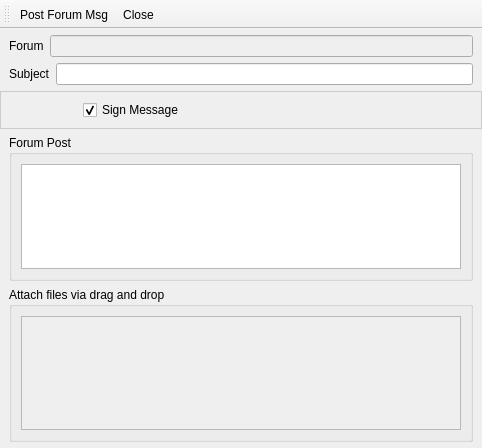
<?xml version="1.0" encoding="UTF-8"?>
<ui version="4.0">
 <class>CreateForumV2Msg</class>
 <widget class="QMainWindow" name="CreateForumV2Msg">
  <property name="geometry">
   <rect>
    <x>0</x>
    <y>0</y>
    <width>482</width>
    <height>448</height>
   </rect>
  </property>
  <property name="windowTitle">
   <string>Post Forum Message</string>
  </property>
  <property name="windowIcon">
   <iconset resource="../images.qrc">
    <normaloff>:/images/rstray3.png</normaloff>:/images/rstray3.png</iconset>
  </property>
  <property name="styleSheet">
   <string notr="true">QToolBar#toolBar{background-image: url(:/images/connect/connectFriendBanner.png)}</string>
  </property>
  <property name="toolButtonStyle">
   <enum>Qt::ToolButtonTextUnderIcon</enum>
  </property>
  <widget class="QWidget" name="centralwidget">
   <layout class="QGridLayout" name="gridLayout_5">
    <property name="margin">
     <number>0</number>
    </property>
    <property name="spacing">
     <number>0</number>
    </property>
    <item row="0" column="0">
     <layout class="QGridLayout" name="gridLayout_4">
      <item row="0" column="0">
       <widget class="QFrame" name="frame_4">
        <property name="frameShape">
         <enum>QFrame::NoFrame</enum>
        </property>
        <property name="frameShadow">
         <enum>QFrame::Raised</enum>
        </property>
        <layout class="QGridLayout" name="gridLayout_3">
         <property name="topMargin">
          <number>6</number>
         </property>
         <property name="bottomMargin">
          <number>6</number>
         </property>
         <item row="0" column="0">
          <layout class="QHBoxLayout">
           <item>
            <widget class="QLabel" name="label_2">
             <property name="text">
              <string>Forum</string>
             </property>
            </widget>
           </item>
           <item>
            <widget class="QLineEdit" name="forumName">
             <property name="enabled">
              <bool>false</bool>
             </property>
            </widget>
           </item>
          </layout>
         </item>
         <item row="1" column="0">
          <layout class="QHBoxLayout">
           <item>
            <widget class="QLabel" name="label">
             <property name="text">
              <string>Subject</string>
             </property>
            </widget>
           </item>
           <item>
            <widget class="QLineEdit" name="forumSubject"/>
           </item>
          </layout>
         </item>
        </layout>
       </widget>
      </item>
      <item row="1" column="0">
       <widget class="QFrame" name="frame_2">
        <property name="maximumSize">
         <size>
          <width>16777215</width>
          <height>38</height>
         </size>
        </property>
        <property name="styleSheet">
         <string notr="true">QFrame#frame_2{ 
background-color: qlineargradient(x1:0, y1:0, x2:0, y2:1,
stop:0 #FEFEFE, stop:1 #E8E8E8);

border: 1px solid #CCCCCC;}</string>
        </property>
        <property name="frameShadow">
         <enum>QFrame::Raised</enum>
        </property>
        <layout class="QHBoxLayout">
         <property name="margin">
          <number>6</number>
         </property>
         <item>
          <widget class="QToolButton" name="attachFileButton">
           <property name="focusPolicy">
            <enum>Qt::NoFocus</enum>
           </property>
           <property name="toolTip">
            <string>Attach File</string>
           </property>
           <property name="text">
            <string/>
           </property>
           <property name="icon">
            <iconset resource="../images.qrc">
             <normaloff>:/images/add-share24.png</normaloff>:/images/add-share24.png</iconset>
           </property>
           <property name="iconSize">
            <size>
             <width>24</width>
             <height>24</height>
            </size>
           </property>
           <property name="autoRaise">
            <bool>true</bool>
           </property>
          </widget>
         </item>
         <item>
          <widget class="QToolButton" name="emoticonButton">
           <property name="focusPolicy">
            <enum>Qt::NoFocus</enum>
           </property>
           <property name="text">
            <string/>
           </property>
           <property name="icon">
            <iconset resource="../images.qrc">
             <normaloff>:/images/emoticons/kopete/kopete020.png</normaloff>:/images/emoticons/kopete/kopete020.png</iconset>
           </property>
           <property name="iconSize">
            <size>
             <width>24</width>
             <height>24</height>
            </size>
           </property>
           <property name="autoRaise">
            <bool>true</bool>
           </property>
          </widget>
         </item>
         <item>
          <widget class="QCheckBox" name="signBox">
           <property name="focusPolicy">
            <enum>Qt::NoFocus</enum>
           </property>
           <property name="text">
            <string>Sign Message</string>
           </property>
           <property name="icon">
            <iconset resource="../images.qrc">
             <normaloff>:/images/pgp.png</normaloff>:/images/pgp.png</iconset>
           </property>
           <property name="iconSize">
            <size>
             <width>24</width>
             <height>24</height>
            </size>
           </property>
           <property name="checked">
            <bool>true</bool>
           </property>
          </widget>
         </item>
         <item>
          <spacer>
           <property name="orientation">
            <enum>Qt::Horizontal</enum>
           </property>
           <property name="sizeHint" stdset="0">
            <size>
             <width>40</width>
             <height>15</height>
            </size>
           </property>
          </spacer>
         </item>
         <item>
          <widget class="QToolButton" name="pastersButton">
           <property name="focusPolicy">
            <enum>Qt::NoFocus</enum>
           </property>
           <property name="toolTip">
            <string>Paste RetroShare Link</string>
           </property>
           <property name="text">
            <string/>
           </property>
           <property name="icon">
            <iconset resource="../images.qrc">
             <normaloff>:/images/pasterslink.png</normaloff>:/images/pasterslink.png</iconset>
           </property>
           <property name="autoRaise">
            <bool>true</bool>
           </property>
          </widget>
         </item>
        </layout>
       </widget>
      </item>
      <item row="2" column="0">
       <widget class="QFrame" name="frame_3">
        <property name="frameShape">
         <enum>QFrame::NoFrame</enum>
        </property>
        <property name="frameShadow">
         <enum>QFrame::Raised</enum>
        </property>
        <layout class="QGridLayout" name="gridLayout_2">
         <property name="topMargin">
          <number>6</number>
         </property>
         <property name="bottomMargin">
          <number>6</number>
         </property>
         <item row="0" column="0">
          <widget class="QGroupBox" name="groupBox">
           <property name="title">
            <string>Forum Post</string>
           </property>
           <layout class="QGridLayout" name="gridLayout">
            <item row="0" column="0">
             <widget class="QTextEdit" name="forumMessage">
              <property name="contextMenuPolicy">
               <enum>Qt::CustomContextMenu</enum>
              </property>
              <property name="html">
               <string notr="true">&lt;!DOCTYPE HTML PUBLIC &quot;-//W3C//DTD HTML 4.0//EN&quot; &quot;http://www.w3.org/TR/REC-html40/strict.dtd&quot;&gt;
&lt;html&gt;&lt;head&gt;&lt;meta name=&quot;qrichtext&quot; content=&quot;1&quot; /&gt;&lt;style type=&quot;text/css&quot;&gt;
p, li { white-space: pre-wrap; }
&lt;/style&gt;&lt;/head&gt;&lt;body style=&quot; font-family:'MS Shell Dlg 2'; font-size:8.25pt; font-weight:400; font-style:normal;&quot;&gt;
&lt;p style=&quot;-qt-paragraph-type:empty; margin-top:0px; margin-bottom:0px; margin-left:0px; margin-right:0px; -qt-block-indent:0; text-indent:0px; font-size:8pt;&quot;&gt;&lt;/p&gt;&lt;/body&gt;&lt;/html&gt;</string>
              </property>
             </widget>
            </item>
           </layout>
          </widget>
         </item>
         <item row="1" column="0">
          <widget class="QGroupBox" name="groupBox_2">
           <property name="title">
            <string>Attach files via drag and drop</string>
           </property>
           <layout class="QGridLayout" name="gridLayout_7">
            <item row="0" column="0">
             <widget class="HashBox" name="hashBox">
              <property name="sizePolicy">
               <sizepolicy hsizetype="Expanding" vsizetype="MinimumExpanding">
                <horstretch>0</horstretch>
                <verstretch>0</verstretch>
               </sizepolicy>
              </property>
              <property name="toolTip">
               <string>You can attach files via drag and drop here in this window</string>
              </property>
              <property name="widgetResizable">
               <bool>true</bool>
              </property>
             </widget>
            </item>
           </layout>
          </widget>
         </item>
        </layout>
       </widget>
      </item>
     </layout>
    </item>
   </layout>
  </widget>
  <widget class="QToolBar" name="toolBar">
   <property name="windowTitle">
    <string notr="true">toolBar</string>
   </property>
   <attribute name="toolBarArea">
    <enum>TopToolBarArea</enum>
   </attribute>
   <attribute name="toolBarBreak">
    <bool>false</bool>
   </attribute>
   <addaction name="postmessage_action"/>
   <addaction name="close_action"/>
  </widget>
  <action name="postmessage_action">
   <property name="icon">
    <iconset resource="../images.qrc">
     <normaloff>:/images/mail_send24.png</normaloff>:/images/mail_send24.png</iconset>
   </property>
   <property name="text">
    <string>Post Forum Msg</string>
   </property>
  </action>
  <action name="close_action">
   <property name="icon">
    <iconset resource="../images.qrc">
     <normaloff>:/images/button_cancel.png</normaloff>:/images/button_cancel.png</iconset>
   </property>
   <property name="text">
    <string>Close</string>
   </property>
  </action>
 </widget>
 <customwidgets>
  <customwidget>
   <class>HashBox</class>
   <extends>QScrollArea</extends>
   <header location="global">gui/common/HashBox.h</header>
   <container>1</container>
  </customwidget>
 </customwidgets>
 <resources>
  <include location="../images.qrc"/>
 </resources>
 <connections/>
</ui>
